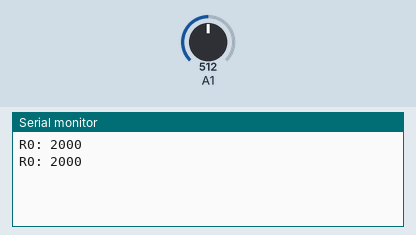
Bench run of a sketch on a simulated Arduino Uno, built with avr-gcc and run on an emulated ATmega328P. Shown: the last lines printed to the serial monitor. The test bench sets the inputs (shaded band); at power-on: A1 = 512.

Above: at 1.8 s.
1.9 s: A1 set to 716
At 2.8 s:
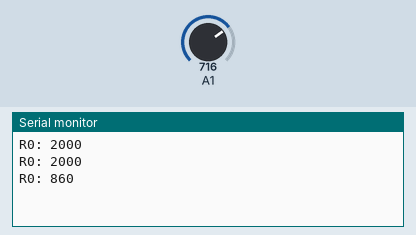
3.4 s: A1 set to 900
At 4.6 s:
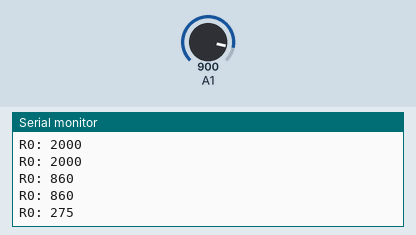
Timing chart, 0 to 6.4 s (numbered marks = the images above; inputs shaded):
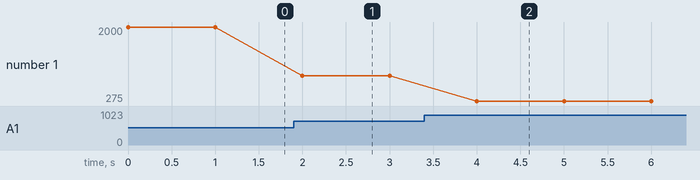

The sketch:

R0.ino
```cpp
int R2=2000;
int R0=34000;
float sensor_volt;
float RS_gas;


void setup ()
{
Serial.begin(9600);
}

void loop ()
{

  float sensorValue = analogRead(1);
  sensor_volt=(float)sensorValue/1024*5.0;
  RS_gas = ((5.0 * R2)/sensor_volt) - R2;
  R0 = RS_gas / 1;
  Serial.print("R0: ");
  Serial.println(R0);

//411 ppm is the average co2 ppm in clean air today

delay(1000);
}
```

Measured:
- after the input at 1.9 s, the serial monitor: prints a new line after 0.10 s (image 1)
- after the input at 3.4 s, the serial monitor: prints a new line after 0.60 s (image 2)
- plotted number 1: 2000 → 860 after the input at 1.9 s, 860 → 275 after the input at 3.4 s
